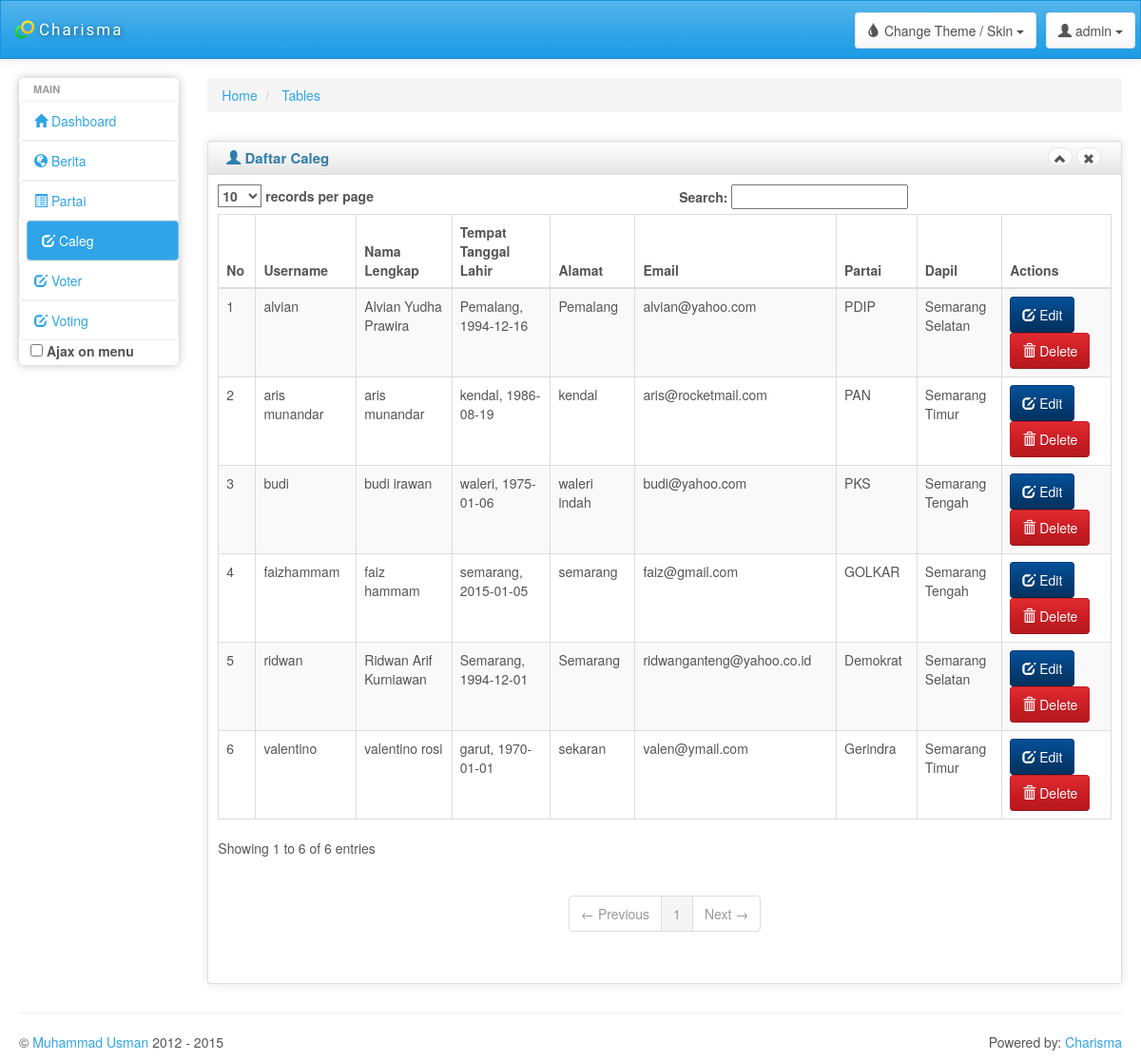
The app's page /admin/caleg.php with its own data.
### tables this page shows
CREATE TABLE IF NOT EXISTS `caleg` (
  `username` varchar(20) NOT NULL,
  `password` varchar(40) NOT NULL,
  `nama_lengkap` varchar(40) NOT NULL,
  `tempat_lahir` varchar(20) NOT NULL,
  `tanggal_lahir` date NOT NULL,
  `alamat` varchar(50) NOT NULL,
  `email` varchar(30) NOT NULL,
  `website` varchar(30) NOT NULL,
  `partai` varchar(20) NOT NULL,
  `dapil` varchar(20) NOT NULL,
  `visi` text NOT NULL,
  `foto` varchar(50) NOT NULL,
  `url` varchar(50) NOT NULL,
  PRIMARY KEY (`username`)
);

### admin/caleg.php (the view)
<?php require('header.php');
     try{
            $sql = 'SELECT * FROM caleg';
            $res = $db->query($sql);
        } catch (PDOException $e) {
            echo $e->getMessage();
        }?>
    <div>
        <ul class="breadcrumb">
            <li>
                <a href="#">Home</a>
            </li>
            <li>
                <a href="#">Tables</a>
            </li>
        </ul>
    </div>
    <div class="row">
    <div class="box col-md-12">
    <div class="box-inner">
    <div class="box-header well" data-original-title="">
        <h2><i class="glyphicon glyphicon-user"></i> Daftar Caleg</h2>
        <div class="box-icon">
            <a href="#" class="btn btn-minimize btn-round btn-default"><i
                    class="glyphicon glyphicon-chevron-up"></i></a>
            <a href="#" class="btn btn-close btn-round btn-default"><i class="glyphicon glyphicon-remove"></i></a>
        </div>
    </div>
    <div class="box-content">
    <table class="table table-striped table-bordered bootstrap-datatable datatable responsive">
    <thead>
    <tr>
        <th>No</th>
        <th>Username</th>
        <th>Nama Lengkap</th>
        <th>Tempat Tanggal Lahir</th>
        <th>Alamat</th>
        <th>Email</th>
        <th>Partai</th>
        <th>Dapil</th>
        <th>Actions</th>
    </tr>
    </thead>
    <tbody>
    <?php
    $No=1;
    foreach($res as $data){
        echo '
            <tr>
                <td>'.$No.'</td>
                <td class="center">'.$data['username'].'</td>
                <td class="center">'.$data['nama_lengkap'].'</td>
                <td class="center">'.$data['tempat_lahir'].', '.$data['tanggal_lahir'].'</td>
                <td class="center">'.$data['alamat'].'</td>
                <td class="center">'.$data['email'].'</td>
                <td class="center">'.$data['partai'].'</td>
                <td class="center">'.$data['dapil'].'</td>
                <td class="center">
                    <a class="btn btn-info" href="#">
                        <i class="glyphicon glyphicon-edit icon-white"></i>
                        Edit
                    </a>
                    <a class="btn btn-danger" href="#">
                        <i class="glyphicon glyphicon-trash icon-white"></i>
                        Delete
                    </a>
                </td>
            </tr>';
            $No++;
    }?>
    </tbody>
    </table>
    </div>
    </div>
    </div>
    </div>
<?php require('footer.php'); ?>

### admin/css/charisma-app.css (style rules this page uses)
.box { margin-top: 10px; margin-bottom: 10px; }
.box-inner { border: 1px solid #DEDEDE; border-radius: 3px; -webkit-border-radius: 3px; -moz-border-radius: 3px; box-shadow: 0 0 10px rgba(189, 189, 189, 0.4); -webkit-box-shadow: 0 0 10px rgba(189, 189, 189, 0.4); -moz-box-shadow: 0 0 10px rgba(189, 189, 189, 0.4); }
.box-header { border: none; padding-top: 5px; border-bottom: 1px solid #DEDEDE; border-radius: 3px 3px 0 0; -webkit-border-radius: 3px 3px 0 0; -moz-border-radius: 3px 3px 0 0; height: 35px; min-height: 35px !important; margin-bottom: 0; font-weight: bold; font-size: 16px; background: -moz-linear-gradient(top, rgba(255, 255, 255, 0) 0%, rgba(0, 0, 0, 0.1) 100%); background: -webkit-gradient(linear, left top, left bottom, color-stop(0%, rgba(255, 255, 255, 0)), color-stop(100%, rgba(0, 0, 0, 0.1))); background: -webkit-linear-gradient(top, rgba(255, 255, 255, 0) 0%, rgba(0, 0, 0, 0.1) 100%); background: -o-linear-gradient(top, rgba(255, 255, 255, 0) 0%, rgba(0, 0, 0, 0.1) 100%); background: -ms-linear-gradient(top, rgba(255, 255, 255, 0) 0%, rgba(0, 0, 0, 0.1) 100%); background: linear-gradient(to bottom, rgba(255, 255, 255, 0) 0%, rgba(0, 0, 0, 0.1) 100%); filter: progid:DXImageTransform.Microsoft.gradient(startColorstr='#00ffffff', endColorstr='#1a000000', GradientType=0); }
.box-header h2 { font-size: 15px; width: auto; clear: none; float: left; line-height: 25px; white-space: nowrap; font-weight: bold; margin-top: 0; margin-bottom: 0; }
.box-header h2 > i { margin-top: 1px; }
.box-icon { float: right; }
.box-icon a { clear: none; float: left; margin: 0 2px; height: 20px; width: 5px; margin-top: 1px; }
.box-icon a i { margin-left: -6px; top: -1px; }
.box-content { padding: 10px; }
.btn-round { border-radius: 40px; -webkit-border-radius: 40px; -moz-border-radius: 40px; font-size: 12px; padding-top: 4px; }
@media only screen and (min-width: 980px) { a, button, input[type=submit], input[type=button], .product-img { -webkit-transition: .5s; -moz-transition: .5s; -ms-transition: .5s; -o-transition: .5s; transition: .5s; } }

### admin/bower_components/responsive-tables/responsive-tables.css (style rules this page uses)
table th { font-weight: bold; }
table td, table th { padding: 9px 10px; text-align: left; }

### records on screen
caleg: username "alvian", nama_lengkap "Alvian Yudha Prawira", tempat_lahir "Pemalang", tanggal_lahir "1994-12-16", alamat "Pemalang", email "alvian@yahoo.com", partai "PDIP", dapil "Semarang Selatan"
caleg: username "aris munandar", nama_lengkap "aris munandar", tempat_lahir "kendal", tanggal_lahir "1986-08-19", alamat "kendal", email "aris@rocketmail.com", partai "PAN", dapil "Semarang Timur"
caleg: username "budi", nama_lengkap "budi irawan", tempat_lahir "waleri", tanggal_lahir "1975-01-06", alamat "waleri indah", email "budi@yahoo.com", partai "PKS", dapil "Semarang Tengah"
caleg: username "faizhammam", nama_lengkap "faiz hammam", tempat_lahir "semarang", tanggal_lahir "2015-01-05", alamat "semarang", email "faiz@gmail.com", partai "GOLKAR", dapil "Semarang Tengah"
caleg: username "ridwan", nama_lengkap "Ridwan Arif Kurniawan", tempat_lahir "Semarang", tanggal_lahir "1994-12-01", alamat "Semarang", email "ridwanganteng@yahoo.co.id", partai "Demokrat", dapil "Semarang Selatan"
caleg: username "valentino", nama_lengkap "valentino rosi", tempat_lahir "garut", tanggal_lahir "1970-01-01", alamat "sekaran", email "valen@ymail.com", partai "Gerindra", dapil "Semarang Timur"
